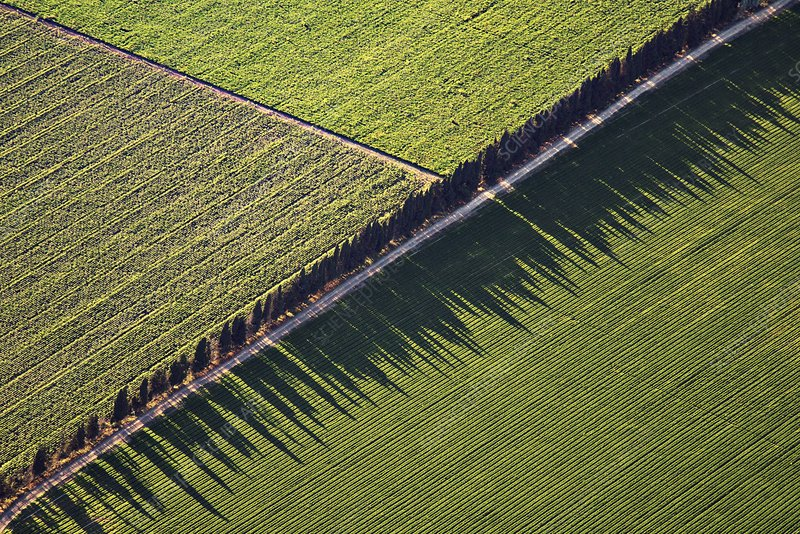
#> input picture objdetect/fields/800wm.jpg, 800 x 534 px; its folder holds 4 pictures in this run
$ python generate_training.py
#> lines starting #> are read from the running program, lines starting #| are printed output that depends on the picture; after the words box and inside, x2 and y2 are one past the last pixel; in counts of white or black regions, pixels touching at a corner belong together
### objdetect/generate_targets.py
import argparse
import cv2
import numpy as np
import math

# The characteristics we'll be mixing and matching to generate our targets

shapes = {'circle': np.array([(round(50 + 50 * math.cos(t * math.pi/180)), round(50 - 50 * math.sin(t * math.pi/180))) for t in range(0, 360, 4)]),
          'semicircle': np.array([(round(50 + 50 * math.cos(t * math.pi/180)), round(75 - 50 * math.sin(t * math.pi/180))) for t in range(0, 181, 4)]),
          'quartercircle': np.array([(25, 75)] + [(round(25 + 75 * math.cos(t * math.pi/180)), round(75 - 75 * math.sin(t * math.pi/180))) for t in range(0, 91, 3)]),
          'triangle': np.array([(50, 0), (100, 75), (0, 75)]),
          'square': np.array([(13, 13), (87, 13), (87, 87), (13, 87)]),
          'rectangle': np.array([(25, 0), (75, 0), (75, 100), (25, 100)]),
          'trapezoid': np.array([(25, 25), (75, 25), (100, 75), (0, 75)]),
          'pentagon': np.array([(50, 0), (98, 35), (79, 90), (21, 90), (2, 35)]),
          'hexagon': np.array([(25, 7), (75, 7), (100, 50), (75, 93), (25, 93), (0, 50)]),
          'heptagon': np.array([(50, 0), (89, 19), (99, 61), (72, 95), (28, 95), (1, 61), (11, 19)]),
          'octagon': np.array([(31, 4), (69, 4), (96, 31), (96, 69), (69, 96), (31, 96), (4, 69), (4, 31)]),
          'star': np.array([(50, 0), (61, 35), (98, 35), (68, 56), (79, 90), (50, 69), (21, 90), (32, 56), (2, 35), (39, 35)]),
          'cross': np.array([(33, 0), (66, 0), (66, 33), (100, 33), (100, 66), (66, 66), (66, 100), (33, 100), (33, 66), (0, 66), (0, 33), (33, 33)])}

colors = {'white': (255, 255, 255, 255),
          'black': (0, 0, 0, 255),
          'gray': (128, 128, 128, 255),
          'red': (0, 0, 255, 255),
          'blue': (255, 0, 0, 255),
          'green': (0, 255, 0, 255),
          'yellow': (0, 255, 255, 255),
          'purple': (255, 0, 128, 255),
          'brown': (0, 100, 150, 255),
          'orange': (0, 128, 255, 255)}

alphanumerics = '0123456789ABCDEFGHIJKLMNOPQRSTUVWXYZ'


# Generator for a blank RGBA image, used as the background our shapes will be drawn on
def blank(n):
    img = np.zeros((n, n, 4), np.uint8)
    return img


# Generate a target image with the specified charateristics in string form
def target(shape, shape_color, alphanum, alphanum_color):
    img = blank(100)
    cv2.fillPoly(img, [shapes[shape]], colors[shape_color])
    retval, _ = cv2.getTextSize(alphanum, cv2.FONT_HERSHEY_DUPLEX, 1.5, 4)
    cv2.putText(img, alphanum, (int(50 - retval[0] / 2), int(50 + retval[1] / 2)), cv2.FONT_HERSHEY_DUPLEX, 1.5,
                colors[alphanum_color], 4)
    return img


# [23 lines that do not run on import are left out]

# [7 lines of commented-out code are left out]

### objdetect/generate_training.py
import argparse
import cv2
import numpy as np
import random
import os

import generate_targets

# Conversion between orientation and heading angle, used by place_target
orientations = {'N': 0, 'NE': -45, 'E': -90, 'SE': -135, 'S': 180, 'SW': 135, 'W': 90, 'NW': 45}

# Given the target we want as well as some randomized information about its position, place the target onto the mock
# background.
def place_target(target_img, orientation, position, scale, field, args):
    global bbox
    # Target preprocessing
    alpha_channel = target_img[:, :, 3]  # Since add_noise requites an HSV conversion that doesn't preserve alpha channel, we have to save it first

    target_img = add_noise(target_img, args)
    transformed_img = affine_transform(target_img, orientations[orientation], scale)
    transformed_alpha = affine_transform(alpha_channel, orientations[orientation], scale)

    # Target placing
    alpha_blend(transformed_img, transformed_alpha, position, field)

    y, x = position
    return (x, y, x+int(100*scale), y+int(100*scale))

def darknetify(bbox, imshape):
    """Compute the darknet descriptior for a bounding box."""
    xmin, ymin, xmax, ymax = bbox
    imheight = imshape[0]
    imwidth = imshape[1]
    x = (xmin + xmax)/2 / imwidth
    y = (ymin + ymax)/2 / imheight
    w = (xmax - xmin) / imwidth
    h = (ymax - ymin) / imheight
    clsid = 0 # We're only using 1 class for targets;
              #a separate nn will classify their type
    return ' '.join(str(x) for x in (clsid, x, y, w, h))


# Compute the affine transformed image from a given rotation and scale
def affine_transform(img, rotation, scale):
    rotation_matrix = cv2.getRotationMatrix2D((50, 50), rotation, 1)
    scaled_matrix = rotation_matrix * scale

    new_dsize = (round(img.shape[0] * scale), round(img.shape[1] * scale))
    transformed_img = cv2.warpAffine(img, scaled_matrix, new_dsize)
    return transformed_img

# Reduce image quality and add lighting effects and noise to give targets the feeling of having been photographed
def add_noise(img, args):
    origtype = img.dtype
    img = cv2.cvtColor(img, cv2.COLOR_BGR2HSV).astype(float)
    img[:,:,1] *= args.lighting_constant

    hue_noise = np.zeros(img.shape[:2])
    sat_noise = np.random.uniform(-args.noise_intensity, args.noise_intensity, img.shape[:2])
    val_noise = np.random.uniform(-args.noise_intensity, args.noise_intensity, img.shape[:2])
    img = cv2.add(img, cv2.merge([hue_noise, sat_noise, val_noise]))

    img = np.clip(img, 0, 255)
    img = img.astype(origtype)
    img = cv2.cvtColor(img, cv2.COLOR_HSV2BGR)
    return img


# Superimpose the modified target image onto the background at the specified offset.
def alpha_blend(img, alpha_channel, offset, field):
    y, x = offset
    blend = alpha_channel / 255 # scale of 0-1 for each pixel's transparency
    patch = field[y:y+img.shape[0], x:x+img.shape[1]] # where the image is overlaid
    for ch in range(3):
        fg = np.multiply(img[:,:,ch], blend)
        bg = np.multiply(patch[:,:,ch], 1-blend)
        patch[:,:,ch] = fg + bg
    return field


# Blur the edges of targets by combining a gaussian blur of the field with a edge detection mask
def blur_edges(field):
    field_blur = cv2.GaussianBlur(field, (5, 5), 0)
    field_mask = cv2.cvtColor(cv2.Canny(field, 200, 600), cv2.COLOR_GRAY2BGR)
    blurred_edges = np.where(field_mask==0, field_blur, field)
    return blurred_edges


if __name__ == '__main__':
    parser = argparse.ArgumentParser()
    parser.add_argument('-t', '--num_targets', type=int, default=5, help='The number of targets to place in this mock field.')
    parser.add_argument('-s', '--scale_target', type=float, default=0.25, help='The average scale factor for each target.')
    parser.add_argument('-sv', '--scale_variance', type=float, default=0.1, help='The multiplication factor by which the scale of a single target can vary. Set to 0 for a constant scale.')
    parser.add_argument('-l', '--lighting_constant', type=float, default=0.5, help='The amount to scale each pixel saturation by, simulating natural lighting.')
    parser.add_argument('-n', '--noise_intensity', type=int, default=10, help='The maximum increase or decrease applied to HSV values in random noise generation.')
    parser.add_argument('-c', '--clip_maximum', type=float, default=0, help='The greatest proportion of a target\'s width/height that may be out of bounds. Zero by default, but set higher to allow clipping.')
    parser.add_argument('-N', '--num', type=int, default=100, help='Number of training images to generate.')
    parser.add_argument('-d', '--dest', type=str, default='training', help='Directory to output training images.')
    args = parser.parse_args()

    os.makedirs(args.dest + '/images', exist_ok=True)
    os.makedirs(args.dest + '/labels', exist_ok=True)

    allfields = [cv2.imread('fields/' + f).astype(float) for f in os.listdir('fields')]
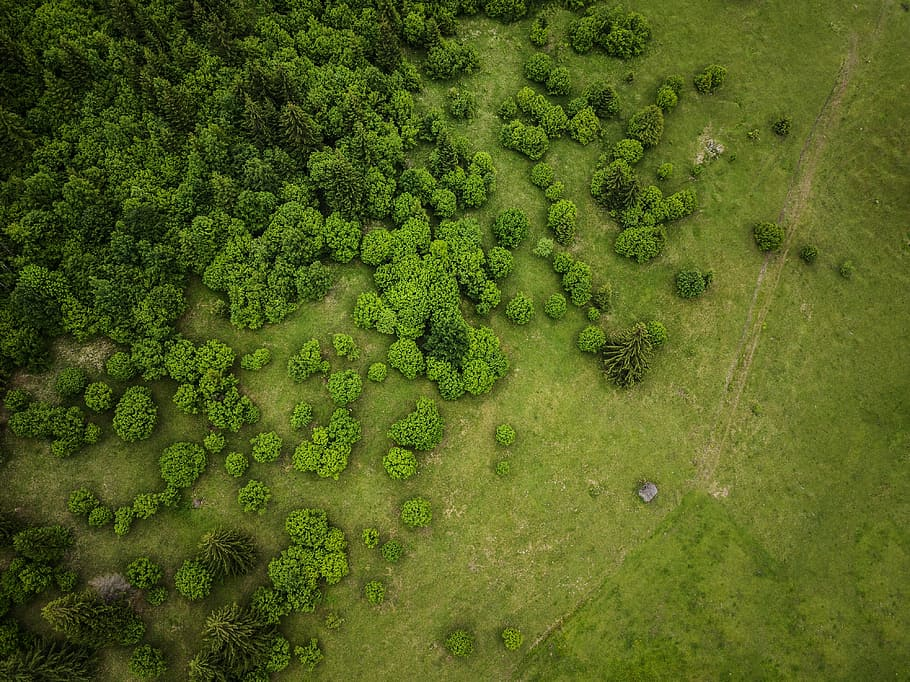
#> input picture objdetect/fields/aerial-forest-field-green.jpg, 910 x 682 px
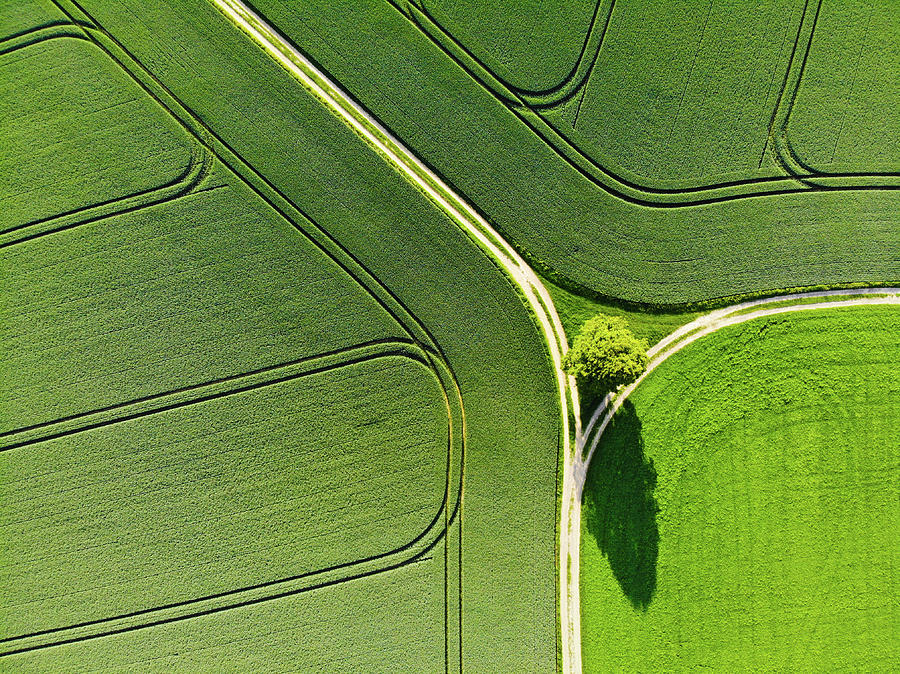
#> input picture objdetect/fields/geometric-landscape-05-tree-and-green-fields-aerial-view-matthias-hauser.jpg, 900 x 674 px
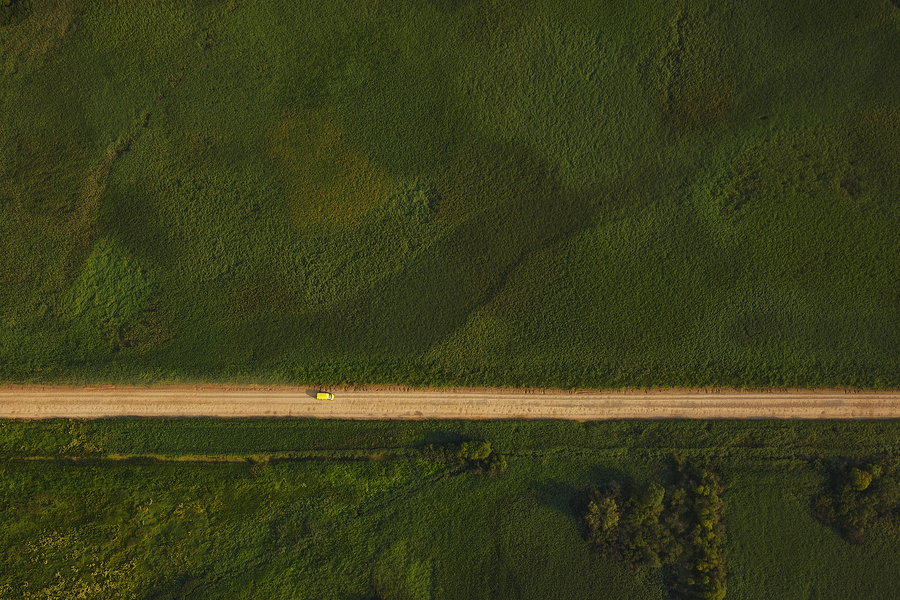
#> input picture objdetect/fields/landscape-field-dirt-road-top-view-aerial-view-trees-car-grass-nature-1501051-resize.jpg, 900 x 600 px
#> allfields = 4 items
    trainfields, valfields = allfields[:-1], allfields[-1:]

    for seed in range(args.num):
        random.seed(seed) # Setting the seed insures replicability of results

        if seed < int(0.8*args.num):
            field = np.copy(random.choice(trainfields))
        else:
            field = np.copy(random.choice(valfields))
        boxes = []
        for i in range(args.num_targets):
            # Randomize one target
            shape = random.choice(list(generate_targets.shapes.keys()))
            alphanum = random.choice(generate_targets.alphanumerics)
            shape_color, alphanum_color = random.sample(list(generate_targets.colors.keys()), 2)

            orientation = random.choice(list(orientations.keys()))
            scale = random.uniform((1-args.scale_variance)*args.scale_target, (1+args.scale_variance)*args.scale_target)
            pos = (round(random.uniform(-args.clip_maximum*100*scale, field.shape[0]-(1-args.clip_maximum)*100*scale)),
		   round(random.uniform(-args.clip_maximum*100*scale, field.shape[1]-(1-args.clip_maximum)*100*scale)))
            bbox = place_target(generate_targets.target(shape, shape_color, alphanum, alphanum_color), orientation, pos, scale, field, args)
            # cv2.rectangle(field, (bbox[0], bbox[1]), (bbox[2], bbox[3]), (0, 0, 2555), 2)

            boxes.append(darknetify(bbox, field.shape))
        # field = blur_edges(field)
        # place_target(generate_targets.target('circle', 'red', 'V', 'brown'), 'SE', (190, 300), 0.25)

        # field = field.astype(np.uint8)
        cv2.imwrite(args.dest + '/images/field_{}.png'.format(seed), field)
        with open(args.dest + '/labels/field_{}.txt'.format(seed), 'w') as f:
            for box in boxes:
                print(box, file=f)

        if seed % 4 == 0:
            print('\r[' + ('#' * int(seed/4)) + ('.' * int(25-seed/4)) +']', end='')
#> this loop made 100 passes
#> pass 1, in place_target, `alpha_channel = target_img[:, :, 3]  # Since add_noise requites an HSV..`:
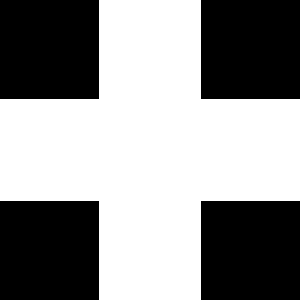
#> alpha_channel: shape (100, 100) (shown 3 times larger); 56.4% white; 4 black regions, box (x1, y1, x2, y2) and area: (0, 0, 33, 33) 1089, (67, 0, 100, 33) 1089, (0, 67, 33, 100) 1089, (67, 67, 100, 100) 1089
#> pass 1, in add_noise, `img = cv2.cvtColor(img, cv2.COLOR_BGR2HSV).astype(float)`:
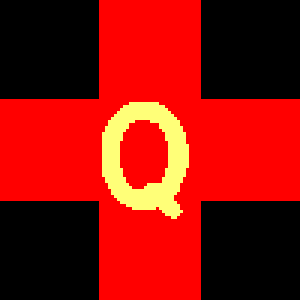
#> img: shape (100, 100, 3) float64 (shown 3 times larger); mean of channels 0, 1, 2 6.9, 14.8, 143.9; drawn as B, G, R
#> pass 1, in add_noise, `img = cv2.add(img, cv2.merge([hue_noise, sat_noise, val_noise]))`:
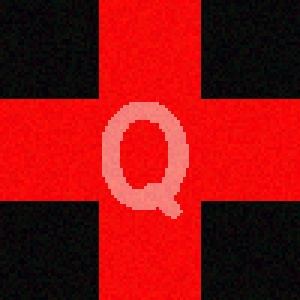
#> img: shape (100, 100, 3) float64 (shown 3 times larger); mean of channels 0, 1, 2 6.9, 7.3, 143.8; drawn with min black and max white
    print('\r[' + '#'*25 + ']')
